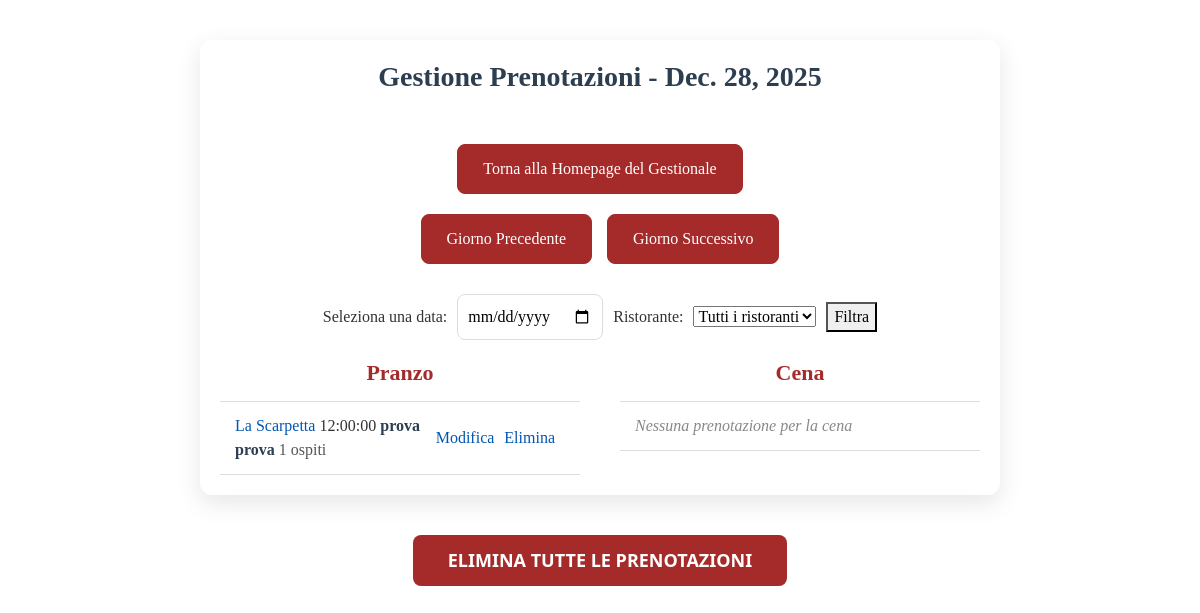
Page /gestionale/prenotazioni/ (signed in) on the committed database.
### gestionale/models.py (models this page shows, shortened)
class Reservation(models.Model):
    RESTAURANT_CHOICES = [
        ('SCARPETTA', 'La Scarpetta'),
        ('BRACERIA', 'La Braceria'),
    ]
    restaurant_id = models.CharField(
        max_length=20,
        choices=RESTAURANT_CHOICES,
        default='SCARPETTA',
        help_text="Identificativo del ristorante"
    )
    first_name = models.CharField(max_length=100)
    last_name = models.CharField(max_length=100)
    phone_number = models.CharField(max_length=20)
    guests = models.IntegerField(default=1)
    reservation_date = models.DateField()
    reservation_time = models.CharField(max_length=10)  # Mantieni sempre il formato 'HH:MM'
    cookie_consent = models.BooleanField(default=False)
    profiling_consent = models.BooleanField(default=False)
    promotional_sms_consent = models.BooleanField(default=False)
    accept_all = models.BooleanField(default=False)
    email = models.EmailField(null=True, blank=True)

### gestionale/views.py (the view)
# urls.py: path('prenotazioni/', views.prenotazioni, name='prenotazioni'),
@login_required
def prenotazioni(request):
    selected_date_str = request.GET.get('date', '').strip()
    selected_restaurant = request.GET.get('restaurant', '')  # Nuovo parametro per filtro ristorante
    if not selected_date_str:
        selected_date = timezone.now().date()
    else:
        try:
            selected_date = datetime.strptime(selected_date_str, '%Y-%m-%d').date()
        except ValueError:
            selected_date = timezone.now().date()
    reservations = Reservation.objects.filter(reservation_date=selected_date)
    if selected_restaurant:
        reservations = reservations.filter(restaurant_id=selected_restaurant)
    reservations = reservations.order_by('reservation_time')
    lunch_reservations = reservations.filter(reservation_time__lt="15:00")
    dinner_reservations = reservations.filter(reservation_time__gte="15:00")
    prev_date = (selected_date - timedelta(days=1)).isoformat()
    next_date = (selected_date + timedelta(days=1)).isoformat()
    context = {
        'selected_date': selected_date,
        'selected_restaurant': selected_restaurant,
        'lunch_reservations': lunch_reservations,
        'dinner_reservations': dinner_reservations,
        'prev_date': prev_date,
        'next_date': next_date,
    }
    return render(request, 'gestionale/prenotazioni.html', context)

### gestionale/templates/gestionale/prenotazioni.html (shortened to what this page needs)
{% extends "base.html" %}
{% load static %}
{% block css_files %}
<link rel="stylesheet" href="{% static 'gestionale/prenotazioni.css' %}">
{% endblock %}
{% block content %}
<div class="reservation-container">
    <h2>Gestione Prenotazioni - {{ selected_date }}</h2>
    <div class="navigation-container">
        <a href="{% url 'gestionale:gestionale' %}" class="back-to-home">Torna alla Homepage del Gestionale</a>
        <div class="navigation">
            <a href="{% url 'gestionale:prenotazioni' %}?date={{ prev_date }}{% if selected_restaurant %}&restaurant={{ selected_restaurant }}{% endif %}"
                class="nav-button">Giorno Precedente</a>
            <a href="{% url 'gestionale:prenotazioni' %}?date={{ next_date }}{% if selected_restaurant %}&restaurant={{ selected_restaurant }}{% endif %}"
                class="nav-button">Giorno Successivo</a>
        </div>
        <form method="get" action="{% url 'gestionale:prenotazioni' %}" class="date-selector-form">
            <label for="date-selector">Seleziona una data:</label>
            <input type="date" id="date-selector" name="date" value="{{ selected_date }}">
            <label for="restaurant-selector">Ristorante:</label>
            <select name="restaurant" id="restaurant-selector">
                <option value="">Tutti i ristoranti</option>
            </select>
            <button type="submit" class="filter-button">Filtra</button>
        </form>
    </div>
    <div class="reservation-list">
        <div class="meal-section">
            <h3>Pranzo</h3>
            <ul>
                {% for reservation in lunch_reservations %}
                <li>
                    <a href="{% url 'gestionale:prenotazione_dettaglio' reservation.id %}">
                        <span class="restaurant-badge {% if reservation.restaurant_id == 'SCARPETTA' %}scarpetta{% else %}braceria{% endif %}">{{ reservation.get_restaurant_id_display }}</span>
                        <span class="time">{{ reservation.reservation_time }}</span>
                        <span class="name">{{ reservation.first_name }} {{ reservation.last_name }}</span>
                        <span class="guests">{{ reservation.guests }} ospiti</span>
                    </a>
                    <a href="{% url 'gestionale:modifica_prenotazione' reservation.id %}"
                        class="edit-button">Modifica</a>
                    <a href="{% url 'gestionale:elimina_prenotazione' reservation.id %}"
                        class="delete-button">Elimina</a>
                </li>
                {% empty %}
                <li class="no-reservation">Nessuna prenotazione per il pranzo</li>
                {% endfor %}
            </ul>
        </div>
        <div class="meal-section">
            <h3>Cena</h3>
            <ul>
                {% for reservation in dinner_reservations %}
                <li>
                    <a href="{% url 'gestionale:prenotazione_dettaglio' reservation.id %}">
                        <span class="restaurant-badge {% if reservation.restaurant_id == 'SCARPETTA' %}scarpetta{% else %}braceria{% endif %}">{{ reservation.get_restaurant_id_display }}</span>
                        <span class="time">{{ reservation.reservation_time }}</span>
                        <span class="name">{{ reservation.first_name }} {{ reservation.last_name }}</span>
                        <span class="guests">{{ reservation.guests }} ospiti</span>
                    </a>
                    <a href="{% url 'gestionale:modifica_prenotazione' reservation.id %}"
                        class="edit-button">Modifica</a>
                    <a href="{% url 'gestionale:elimina_prenotazione' reservation.id %}"
                        class="delete-button">Elimina</a>
                </li>
                {% empty %}
                <li class="no-reservation">Nessuna prenotazione per la cena</li>
                {% endfor %}
            </ul>
        </div>
    </div>
</div>
<div class="button-container">
    <a href="{% url 'gestionale:elimina_tutte_prenotazioni' %}" class="btn btn-danger">
        Elimina Tutte le Prenotazioni
    </a>
</div>{% endblock %}

### static/gestionale/prenotazioni.css (style rules this page uses)
.reservation-container { font-family: 'Playfair Display', serif; max-width: 800px; margin: 40px auto; padding: 20px; background-color: #fff; border-radius: 12px; box-shadow: 0 8px 24px rgba(0, 0, 0, 0.1); color: #333; }
.reservation-container h2 { text-align: center; font-weight: 700; font-size: 28px; color: #2c3e50; margin-bottom: 30px; }
.navigation-container { display: flex; flex-direction: column; align-items: center; margin-bottom: 20px; }
.navigation { display: flex; gap: 15px; margin-bottom: 20px; }
.nav-button, .back-to-home { padding: 12px 25px; border: 1px solid #a52a2a; border-radius: 8px; background-color: #a52a2a; color: #fff; font-size: 16px; text-decoration: none; font-weight: 500; transition: all 0.3s ease; }
.back-to-home { margin-top: 20px; margin-bottom: 20px; }
.date-selector-form { display: flex; align-items: center; gap: 10px; margin-top: 10px; }
.date-selector-form label { font-weight: 500; font-size: 16px; }
.date-selector-form input[type="date"] { padding: 10px; border: 1px solid #ddd; border-radius: 8px; font-size: 16px; max-width: 180px; transition: border-color 0.3s ease; }
.reservation-list { display: flex; justify-content: space-between; gap: 40px; }
.meal-section { flex: 1; }
.meal-section h3 { font-weight: 600; font-size: 22px; color: #a52a2a; margin-bottom: 15px; text-align: center; }
.meal-section ul { list-style-type: none; padding: 0; margin: 0; border-top: 1px solid #ddd; }
.meal-section li { display: flex; justify-content: space-between; align-items: center; padding: 12px 15px; font-size: 16px; border-bottom: 1px solid #ddd; transition: background-color 0.3s ease; }
.meal-section li.no-reservation { text-align: center; color: #888; font-style: italic; }
.time { font-weight: 500; color: #333; }
.name { font-weight: 600; color: #2c3e50; }
.guests { font-weight: 400; color: #555; }
a { text-decoration: none; color: #0056b3; transition: color 0.3s ease; }
.button-container { display: flex; justify-content: center; margin: 20px 0; }
.btn-danger { padding: 12px 35px; font-size: 18px; font-weight: bold; color: white; background-color: #a52a2a; border: none; border-radius: 8px; cursor: pointer; text-transform: uppercase; text-align: center; transition: all 0.3s ease; }
.meal-section a { margin-right: 10px; color: #0056b3; text-decoration: none; transition: color 0.3s ease; }

### rows in the picture
Reservation: restaurant_id "La Scarpetta", reservation_time "12:00:00", first_name "prova", last_name "prova", guests "1"
